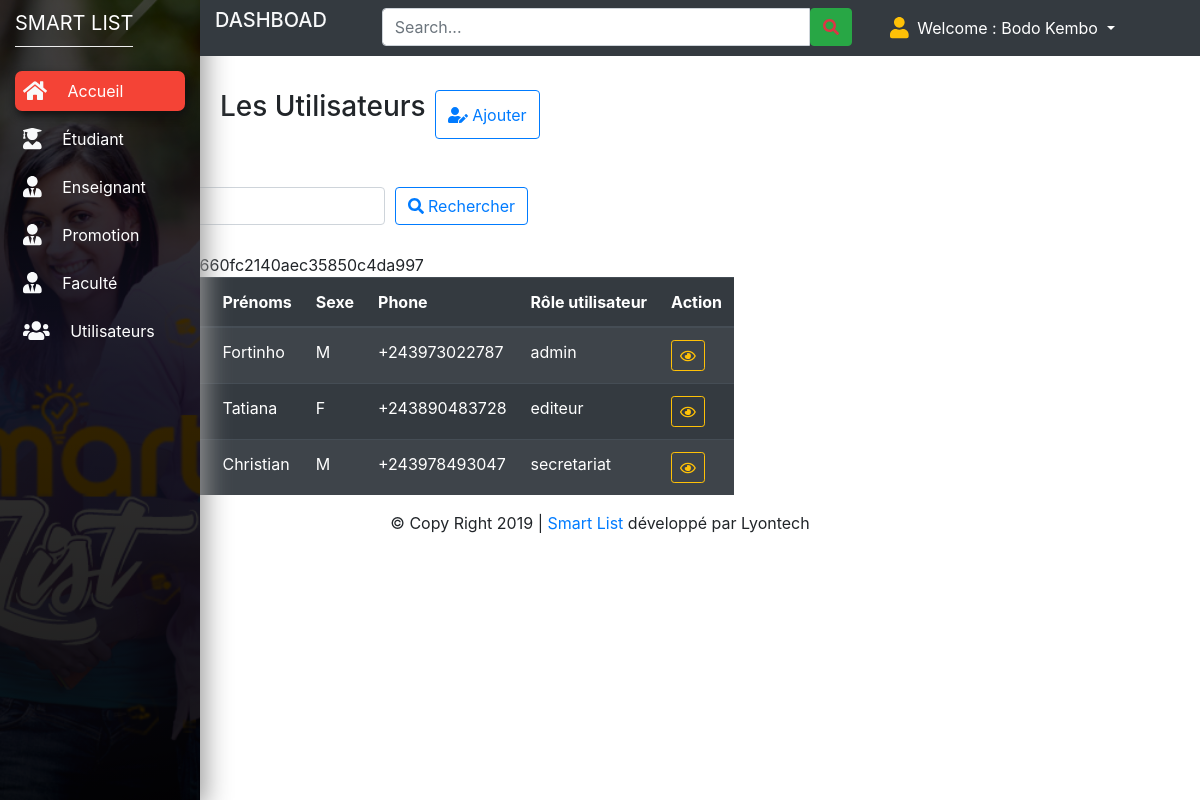
Screenshot of /pages/admin/dashboard.php?p=users (signed in) with the database file from the repository.
### tables this page shows
CREATE TABLE `t_users` (
  `iduser` int(11) NOT NULL,
  `name` varchar(100) DEFAULT NULL,
  `prenom` varchar(30) DEFAULT NULL,
  `sexe` varchar(2) DEFAULT NULL,
  `tel` varchar(13) DEFAULT NULL,
  `adress` varchar(100) DEFAULT NULL,
  `email` varchar(255) DEFAULT NULL,
  `role` varchar(50) DEFAULT NULL,
  `password` varchar(255) DEFAULT NULL,
  `date_at` varchar(20) DEFAULT NULL,
  `date_update` varchar(20) DEFAULT NULL
);

### pages/admin/users.php (the view, shortened to what this page needs)
<?php
require_once('../../app/cnx.php');
$name=isset($_POST['name'])?$_POST['name']:"";
$query = "SELECT * FROM t_users WHERE name like '%$name%'";
$resultats=$bdd->query($query);
?>
<div class="col-xl-10 col-lg-9 col-md-8 ml-auto">
   <div class="row pt-md-5 mt-md-3 mb-5">
     <h3>Les Utilisateurs</h3> &nbsp;&nbsp;<button type="button" class="btn btn-outline-primary my-2 my-sm-0" data-toggle="modal" data-target="#exampleModal">
                  <span class="fas fa-user-edit"></span>
                  Ajouter
          </button>
</div>
</div>
<section>
<div class="container-fluid">
<div class="row">
<div class="col-md-8 col-md-12 col-md8 ml-auto">
<div class="card-title">
        <form action="dashboard.php?p=users" method="POST">
                        <div class="form-row">
                            <div class="form-group col-md-6">
                            <input type="text" class="form-control"  autocomplete="off" name="name" placeholder="Tapez le mot clé">
                            </div>
                            <div class="form-group col-md-4">
                            <button type="submit" class="btn btn-outline-primary my-2 my-sm-0"> <i class="fas fa-search"></i> Rechercher</button>
                            </div>
                            </div>
                    </form>
    </div>
    <?php
      $f = sha1("admin");
    echo $f;?>
    <table class="table table-striped  table-dark">
      <thead>
        <tr>
          <th scope="col">Noms</th>
          <th scope="col">Prénoms</th>
          <th scope="col">Sexe</th>
          <th scope="col">Phone</th>
          <th scope="col">Rôle utilisateur</th>
          <th scope="col">Action</th>
        </tr>
      </thead>
      <tbody>
        <?php
        foreach ($resultats as $data){
        ?>
        <tr>
            <td><?php echo $data['name']?></td>
            <td><?php echo $data['prenom']?></td>
            <td><?php echo $data['sexe']?></td>
            <td><?php echo $data['tel']?></td>
            <td><?php echo $data['role']?></td>
            <td>
              <a class="btn btn-sm btn-outline-warning" href="dashboard.php?p=detailuser&id=<?php echo $data['iduser']?>"><i class="fa fa-eye"></i></a>
            </td>
        </tr>
        <?php
            }
        ?>
      </tbody>
            </table>
    </div>
</div>
</div>
</section>

### css/design.css (style rules this page uses)
* { margin: 0px; padding: 0px; }
body { font-family: 'Montserrat', sans-serif; }
.container-fluid { margin-left: 200px; }
.col-lg-9 { margin-top: 10px; }

### rows the page displays
t_users: prenom "Fortinho", sexe "M", tel "+243973022787", role "admin"
t_users: prenom "Tatiana", sexe "F", tel "+243890483728", role "editeur"
t_users: prenom "Christian", sexe "M", tel "+243978493047", role "secretariat"

### other values shown
$user "Bodo Kembo"
$f "d033e22ae348aeb5660fc2140aec35850c4da997"
